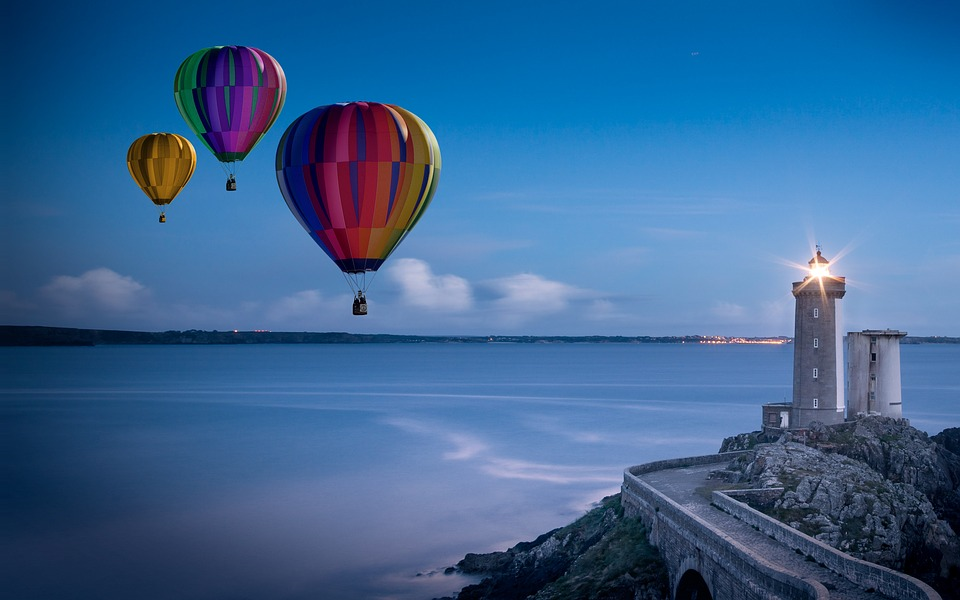
#> input picture 5.Binary Thresholding/balloon.png, 960 x 600 px
$ python BinaryThresholding.py
#> lines starting #> are read from the running program, lines starting #| are printed output that depends on the picture; after the words box and inside, x2 and y2 are one past the last pixel; in counts of white or black regions, pixels touching at a corner belong together; long printed decimals are rounded
import cv2 as cv
import numpy as np
from matplotlib import pyplot as plt
img = cv.imread('balloon.png',0)
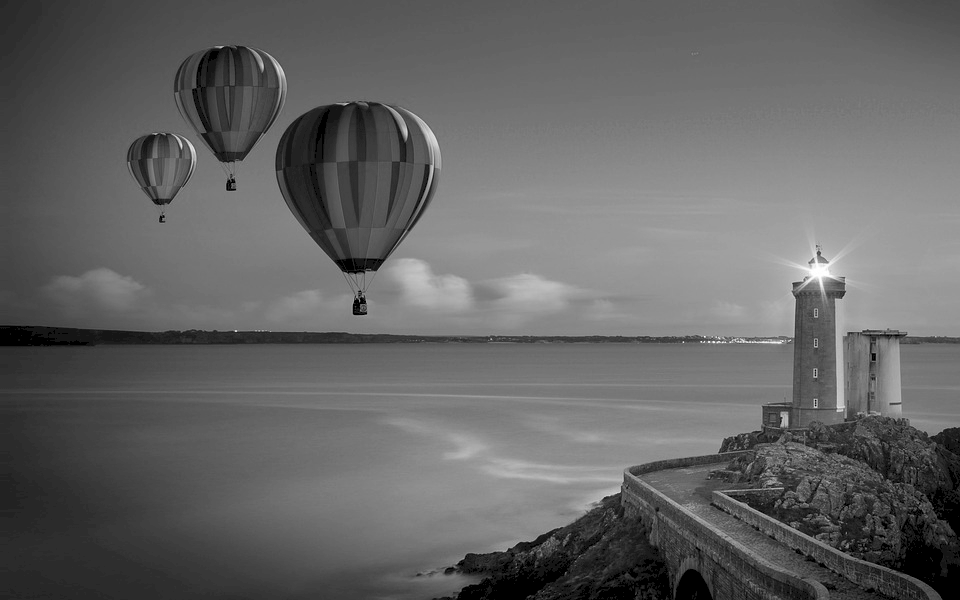
#> img: shape (600, 960); min 0, max 255, mean 100.3
print(np.mean(img))    #ortalama değer
#| 100.338
ret,thresh1 = cv.threshold(img,100,255,cv.THRESH_BINARY)   #soldaki sayılar threshold
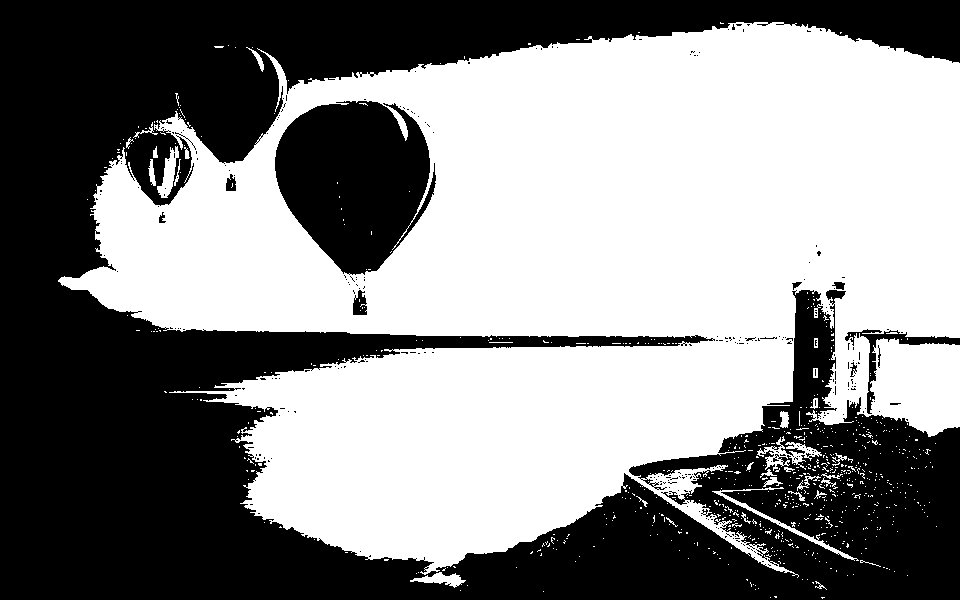
#> thresh1: shape (600, 960); 53.5% white; 285 black regions (273 under 20 px), largest, box (x1, y1, x2, y2) and area: (0, 0, 960, 600) 245199, (275, 101, 436, 275) 19947, (845, 329, 960, 414) 1200
ret,thresh2 = cv.threshold(img,95,255,cv.THRESH_BINARY)
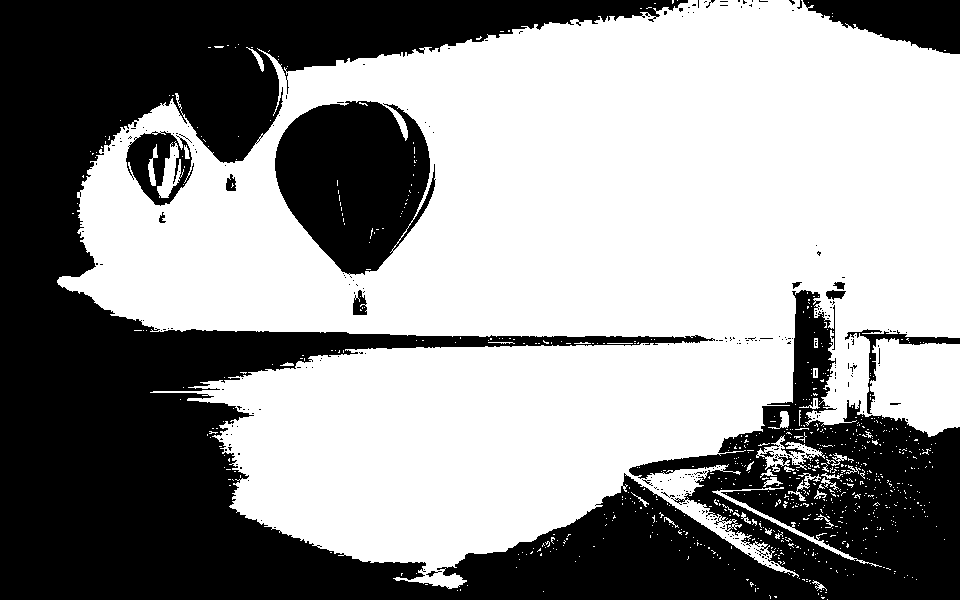
#> thresh2: shape (600, 960); 57.6% white; 282 black regions (267 under 20 px), largest, box (x1, y1, x2, y2) and area: (0, 0, 960, 600) 213787, (275, 101, 436, 275) 19789, (803, 0, 960, 54) 5368
ret,thresh3 = cv.threshold(img,90,255,cv.THRESH_BINARY)
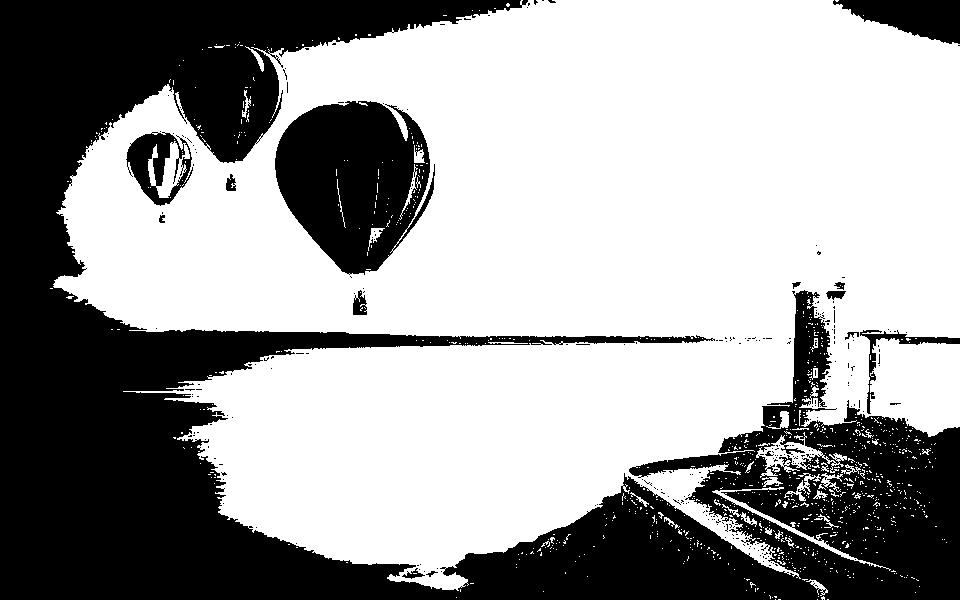
#> thresh3: shape (600, 960); 61.7% white; 283 black regions (268 under 20 px), largest, box (x1, y1, x2, y2) and area: (0, 0, 960, 600) 192982, (275, 101, 435, 275) 19171, (833, 0, 960, 44) 3466
ret,thresh4 = cv.threshold(img,105,255,cv.THRESH_BINARY)
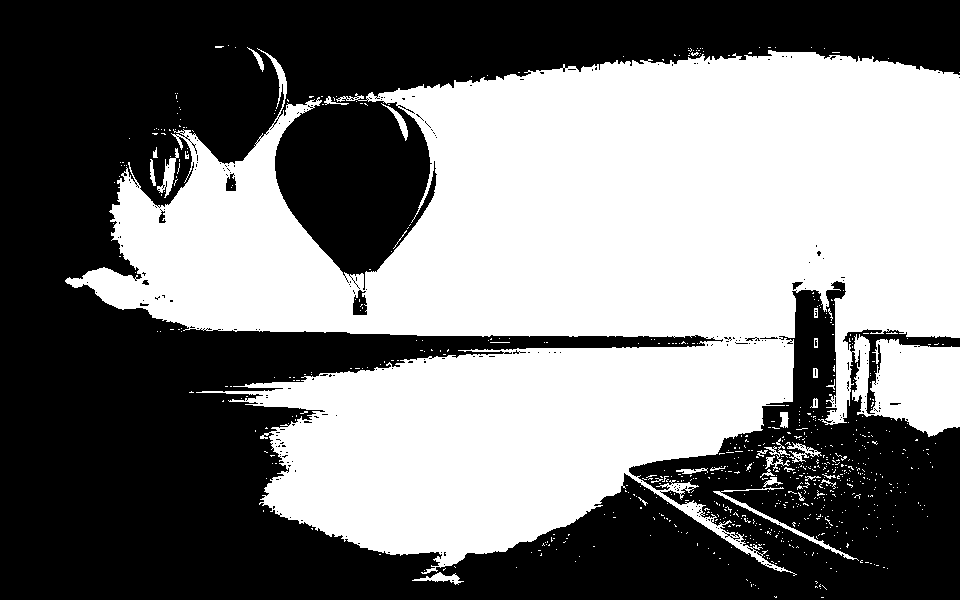
#> thresh4: shape (600, 960); 48.2% white; 744 white regions (711 under 20 px), largest, box (x1, y1, x2, y2) and area: (65, 48, 960, 576) 272991, (713, 487, 859, 561) 639, (157, 148, 179, 198) 368
ret,thresh5 = cv.threshold(img,110,255,cv.THRESH_BINARY)
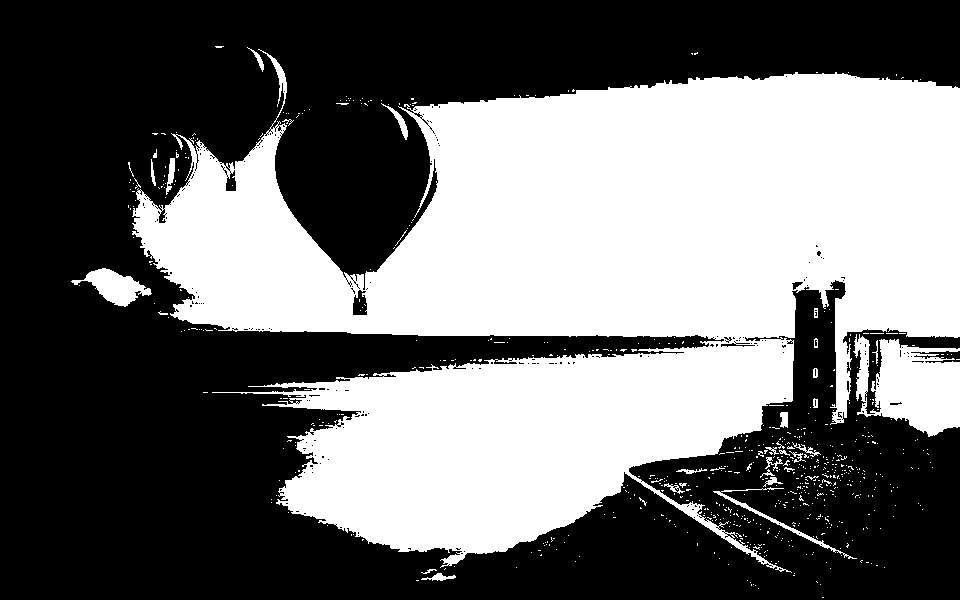
#> thresh5: shape (600, 960); 43.3% white; 674 white regions (640 under 20 px), largest, box (x1, y1, x2, y2) and area: (132, 49, 960, 573) 237225, (853, 334, 960, 437) 7014, (71, 268, 152, 307) 1417
hist = plt.hist(img.ravel(),256,[0,256]); plt.show()
#> after `hist = plt.hist(img.ravel(), 256, [0, 256])`:
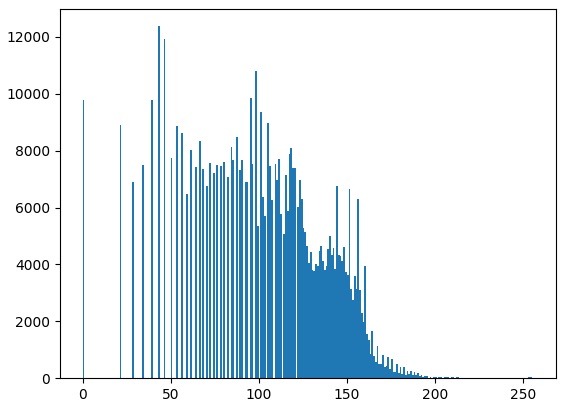
#> figure drawn by matplotlib, 1 panel; tallest bar 12375 high, from x = 43 to 44
titles = ['Original Image', 'BINARY','BINARY_INV','TRUNC','TOZERO','TOZERO_INV']   #eski başlıklar
images = [img, thresh1, thresh2, thresh3, thresh4, thresh5]
for i in range(6):
    plt.subplot(2,3,i+1),plt.imshow(images[i],'gray')
    plt.title(titles[i])
    plt.xticks([]),plt.yticks([])
plt.show()
